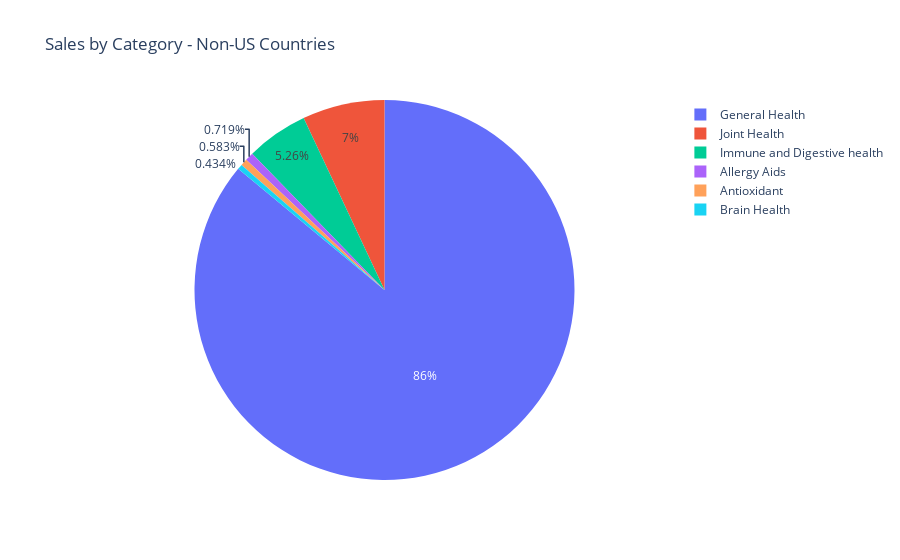

Here is the notebook cell this chart was saved with:
### Code cell
# Plotly pie chart - net sales by "category" column value
per_category_sales_fig = px.pie(per_category_sales, names ="category", values = "net_sales", title="Sales by Category - Non-US Countries",
        labels={"category" : 'Category', "net_sales" :'Sales in $'})


per_category_sales_fig.show()

### Figure 1 — Plotly figure (JSON) as saved in the notebook; plotly's stock layout.template omitted (floating-point values rounded to 4 significant figures)
{"data": [{"domain": {"x": [0, 1], "y": [0, 1]}, "hovertemplate": "Category=%{label}<br>Sales in $=%{value}<extra></extra>", "labels": ["Allergy Aids", "Antioxidant", "Brain Health", "General Health", "Immune and Digestive health", "Joint Health"], "legendgroup": "", "name": "", "showlegend": true, "type": "pie", "values": [2814.0, 2281.0, 1700.0, 336800.0, 20590.0, 27420.0]}], "layout": {"legend": {"tracegroupgap": 0}, "title": {"text": "Sales by Category - Non-US Countries"}}}
